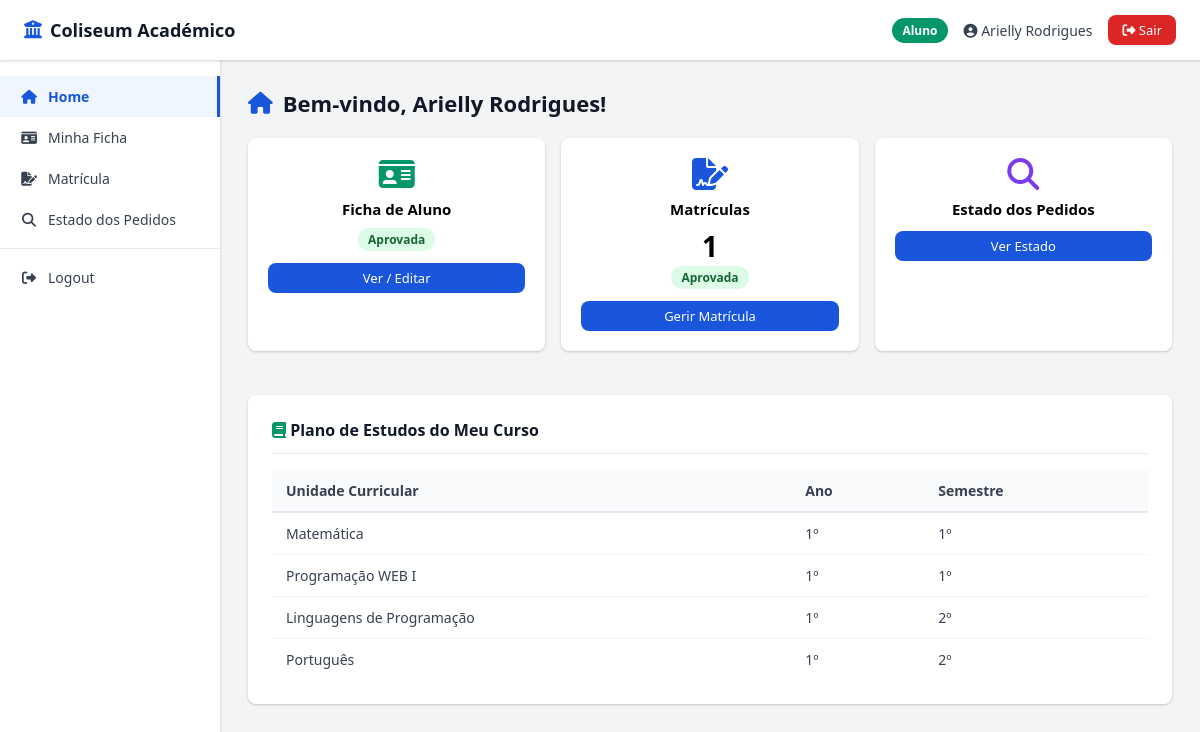
The page /aluno_dashboard.php (signed in) on the database its author committed.
### tables this page shows
CREATE TABLE `fichas_aluno` (
  `ID` int(11) NOT NULL,
  `user_id` int(11) NOT NULL,
  `nome` varchar(150) NOT NULL,
  `email` varchar(150) NOT NULL,
  `telefone` varchar(20) DEFAULT NULL,
  `data_nascimento` date DEFAULT NULL,
  `morada` varchar(255) DEFAULT NULL,
  `curso_id` int(11) NOT NULL,
  `foto` varchar(255) DEFAULT NULL,
  `estado` enum('rascunho','submetida','aprovada','rejeitada') NOT NULL DEFAULT 'rascunho',
  `observacoes` text DEFAULT NULL,
  `validado_por` int(11) DEFAULT NULL,
  `data_validacao` datetime DEFAULT NULL,
  `criado_em` datetime NOT NULL DEFAULT current_timestamp(),
  `atualizado_em` datetime NOT NULL DEFAULT current_timestamp() ON UPDATE current_timestamp()
);

CREATE TABLE `matriculas` (
  `ID` int(11) NOT NULL,
  `ficha_id` int(11) NOT NULL,
  `curso_id` int(11) NOT NULL,
  `ano_letivo` varchar(10) NOT NULL,
  `estado` enum('pendente','aprovada','rejeitada') NOT NULL DEFAULT 'pendente',
  `observacoes` text DEFAULT NULL,
  `aprovado_por` int(11) DEFAULT NULL,
  `data_decisao` datetime DEFAULT NULL,
  `criado_em` datetime NOT NULL DEFAULT current_timestamp()
);

CREATE TABLE `plano_estudos` (
  `ID` int(11) NOT NULL,
  `CURSOS` int(11) NOT NULL,
  `DISCIPLINA` int(11) NOT NULL,
  `ano` tinyint(1) NOT NULL DEFAULT 1,
  `semestre` tinyint(1) NOT NULL DEFAULT 1
);

CREATE TABLE `disciplinas` (
  `ID` int(11) NOT NULL,
  `Nome_disc` varchar(200) NOT NULL
);

### aluno_dashboard.php (the view, shortened to what this page needs)
<?php
require_once 'acessoBD.php';
require_once 'includes/layout.php';
$user_id = $_SESSION['user_id'];
$stmt = $pdo->prepare("SELECT fa.*, c.Nome AS curso FROM fichas_aluno fa JOIN cursos c ON fa.curso_id=c.ID WHERE fa.user_id=?");
$stmt->execute([$user_id]);
$ficha = $stmt->fetch();
$totalMatriculas = 0;
$matriculaEstado = null;
if ($ficha) {
  $m = $pdo->prepare("SELECT COUNT(*) FROM matriculas WHERE ficha_id=?");
  $m->execute([$ficha['ID']]);
  $totalMatriculas = $m->fetchColumn();
  $last = $pdo->prepare("SELECT estado FROM matriculas WHERE ficha_id=? ORDER BY criado_em DESC LIMIT 1");
  $last->execute([$ficha['ID']]);
  $matriculaEstado = $last->fetchColumn();
}
renderHeader('Dashboard Aluno', 3, $_SESSION['nome_display']);
?>
<h1 class="page-title">
  <i class="fa-solid fa-house"></i>
  Bem-vindo, <?= htmlspecialchars($_SESSION['nome_display']) ?>!
</h1>
<div class="dashboard-grid">
  <div class="card card-center">
    <i class="fa-solid fa-id-card icon-large <?= $ficha ? 'icon-ficha-ok' : 'icon-ficha-off' ?>"></i>
    <div class="card-title-text">Ficha de Aluno</div>
    <?php if ($ficha): ?>
      <span class="badge badge-<?= $ficha['estado'] ?>"><?= ucfirst($ficha['estado']) ?></span>
    <?php else: ?>
      <span class="badge badge-rascunho">Não criada</span>
    <?php endif; ?>
    <a href="ficha_aluno.php" class="btn btn-primary btn-sm btn-block">
      <?= $ficha ? 'Ver / Editar' : 'Criar Ficha' ?>
    </a>
  </div>
  <div class="card card-center">
    <i class="fa-solid fa-file-signature icon-large icon-matricula"></i>
    <div class="card-title-text">Matrículas</div>
    <div class="big-number"><?= $totalMatriculas ?></div>
    <?php if ($matriculaEstado): ?>
      <span class="badge badge-<?= $matriculaEstado ?>"><?= ucfirst($matriculaEstado) ?></span>
    <?php endif; ?>
    <a href="matricula_pedido.php" class="btn btn-primary btn-sm btn-block">Gerir Matrícula</a>
  </div>
  <div class="card card-center">
    <i class="fa-solid fa-magnifying-glass icon-large icon-estado"></i>
    <div class="card-title-text">Estado dos Pedidos</div>
    <a href="aluno_estado.php" class="btn btn-primary btn-sm btn-block">Ver Estado</a>
  </div>
</div>
<?php if ($ficha && $ficha['estado'] === 'aprovada'): ?>
  <div class="card">
    <div class="card-title">
      <i class="fa-solid fa-book" style="color:#059669;"></i> Plano de Estudos do Meu Curso
    </div>
    <?php
    $pe = $pdo->prepare("
      SELECT d.Nome_disc, pe.ano, pe.semestre
      FROM plano_estudos pe
      JOIN disciplinas d ON pe.DISCIPLINA=d.ID
      WHERE pe.CURSOS=?
      ORDER BY pe.ano, pe.semestre, d.Nome_disc
    ");
    $pe->execute([$ficha['curso_id']]);
    $ucs = $pe->fetchAll();
    ?>
    <?php if (empty($ucs)): ?>
      <p class="text-muted">Sem UC associadas ao curso.</p>
    <?php else: ?>
      <div class="table-wrap">
        <table>
          <tr>
            <th>Unidade Curricular</th>
            <th>Ano</th>
            <th>Semestre</th>
          </tr>
          <?php foreach ($ucs as $uc): ?>
            <tr>
              <td><?= htmlspecialchars($uc['Nome_disc']) ?></td>
              <td><?= $uc['ano'] ?>º</td>
              <td><?= $uc['semestre'] ?>º</td>
            </tr>
          <?php endforeach; ?>
        </table>
      </div>
    <?php endif; ?>
  </div>
<?php endif; ?>
<?php renderFooter(); ?>

### includes/layout.php (shortened to what this page needs)
<?php
function getMenuPorGrupo(int $grupo): array
{
  $menus = [
    1 => [
      ['href' => 'gestor_dashboard.php', 'icon' => 'fa-house', 'label' => 'Home'],
      ['href' => 'cursos.php', 'icon' => 'fa-graduation-cap', 'label' => 'Cursos'],
      ['href' => 'disciplinas.php', 'icon' => 'fa-book', 'label' => 'Disciplinas'],
      ['href' => 'planos_estudos.php', 'icon' => 'fa-list-check', 'label' => 'Plano de Estudos'],
      ['href' => 'fichas_validar.php', 'icon' => 'fa-id-card', 'label' => 'Fichas de Aluno'],
      ['href' => 'gerir_utilizadores.php', 'icon' => 'fa-users-gear', 'label' => 'Utilizadores'],
    ],
    2 => [
      ['href' => 'funcionario_dashboard.php', 'icon' => 'fa-house', 'label' => 'Home'],
      ['href' => 'matriculas_gerir.php', 'icon' => 'fa-file-signature', 'label' => 'Matrículas'],
      ['href' => 'pautas.php', 'icon' => 'fa-table-list', 'label' => 'Pautas'],
    ],
    3 => [
      ['href' => 'aluno_dashboard.php', 'icon' => 'fa-house', 'label' => 'Home'],
      ['href' => 'ficha_aluno.php', 'icon' => 'fa-id-card', 'label' => 'Minha Ficha'],
      ['href' => 'matricula_pedido.php', 'icon' => 'fa-file-signature', 'label' => 'Matrícula'],
      ['href' => 'aluno_estado.php', 'icon' => 'fa-magnifying-glass', 'label' => 'Estado dos Pedidos'],
    ],
  ];
  return $menus[$grupo] ?? [];
}
function renderHeader(string $titulo, int $grupo, string $user): void
{
  $menu = getMenuPorGrupo($grupo);
  $grupoNomes = [1 => 'Gestor Pedagógico', 2 => 'Serviços Académicos', 3 => 'Aluno'];
  $grupoNome = $grupoNomes[$grupo] ?? 'Utilizador';
  $grupoClass = ['', 'gestor', 'funcionario', 'aluno'][$grupo] ?? '';
  ?>
  <!DOCTYPE html>
  <html lang="pt">
  <head>
    <link rel="stylesheet" href="https://cdnjs.cloudflare.com/ajax/libs/font-awesome/6.5.0/css/all.min.css">
  </head>
  <body>
    <nav class="topbar">
      <a class="topbar-brand"
        href="<?= $grupo == 1 ? 'gestor_dashboard.php' : ($grupo == 2 ? 'funcionario_dashboard.php' : 'aluno_dashboard.php') ?>">
        <i class="fa-solid fa-university"></i> Coliseum Académico
      </a>
      <div class="topbar-right">
        <span class="badge-grupo <?= $grupoClass ?>"><?= $grupoNome ?></span>
        <span class="user-name"><i class="fa-solid fa-circle-user"></i> <?= htmlspecialchars($user) ?></span>
        <a class="btn-logout" href="logout.php"><i class="fa-solid fa-right-from-bracket"></i> Sair</a>
      </div>
    </nav>
    <div class="layout">
      <aside class="sidebar">
        <?php
        $currentFile = basename($_SERVER['PHP_SELF']);
        foreach ($menu as $item):
          $isActive = ($currentFile === $item['href']) ? 'active' : '';
          ?>
          <a href="<?= $item['href'] ?>" class="<?= $isActive ?>">
            <i class="fa-solid <?= $item['icon'] ?>"></i> <?= $item['label'] ?>
          </a>
        <?php endforeach; ?>
        <hr class="sidebar-sep">
        <a href="logout.php"><i class="fa-solid fa-right-from-bracket"></i> Logout</a>
      </aside>
      <main class="main">
        <?php
}
function renderFooter(): void
{
  ?>
      </main>
    </div>
  </body>
  </html>
  <?php
}

### includes/layout.php (style rules this page uses)
:root { --primary: #1a56db; --primary-d: #1540a8; --gestor: #7c3aed; --funcionario: #0891b2; --aluno: #059669; --danger: #dc2626; --warning: #d97706; --success: #16a34a; --gray-50: #f9fafb; --gray-100: #f3f4f6; --gray-200: #e5e7eb; --gray-500: #6b7280; --gray-700: #374151; --gray-900: #111827; --radius: 8px; --shadow: 0 1px 3px rgba(0, 0, 0, .12), 0 1px 2px rgba(0, 0, 0, .08); }
* { margin: 0; padding: 0; box-sizing: border-box; font-family: 'Segoe UI', Arial, sans-serif; }
body { background: var(--gray-100); min-height: 100vh; display: flex; flex-direction: column; }
.topbar { background: white; padding: 0 24px; height: 60px; display: flex; align-items: center; justify-content: space-between; box-shadow: var(--shadow); position: sticky; top: 0; z-index: 100; }
.topbar-brand { font-weight: 700; font-size: 18px; color: var(--gray-900); text-decoration: none; display: flex; align-items: center; gap: 8px; }
.topbar-brand i { color: var(--primary); }
.topbar-right { display: flex; align-items: center; gap: 16px; }
.badge-grupo { padding: 4px 10px; border-radius: 20px; font-size: 12px; font-weight: 600; color: white; }
.badge-grupo.aluno { background: var(--aluno); }
.user-name { font-size: 14px; color: var(--gray-700); font-weight: 500; }
.btn-logout { background: var(--danger); color: white; padding: 6px 14px; border-radius: var(--radius); text-decoration: none; font-size: 13px; }
.layout { display: flex; flex: 1; }
.sidebar { width: 220px; background: white; box-shadow: var(--shadow); padding: 16px 0; flex-shrink: 0; }
.sidebar a { display: flex; align-items: center; gap: 10px; padding: 11px 20px; color: var(--gray-700); text-decoration: none; font-size: 14px; transition: .15s; }
.sidebar a.active { background: #eff6ff; color: var(--primary); font-weight: 600; border-right: 3px solid var(--primary); }
.sidebar a i { width: 18px; text-align: center; }
.sidebar-sep { border: none; border-top: 1px solid var(--gray-200); margin: 8px 0; }
.main { flex: 1; padding: 28px; overflow-x: auto; }
.page-title { font-size: 22px; font-weight: 700; color: var(--gray-900); margin-bottom: 20px; display: flex; align-items: center; gap: 10px; }
.page-title i { color: var(--primary); }
.card { background: white; border-radius: var(--radius); padding: 24px; box-shadow: var(--shadow); margin-bottom: 20px; }
.card-title { font-size: 16px; font-weight: 600; color: var(--gray-900); margin-bottom: 16px; padding-bottom: 12px; border-bottom: 1px solid var(--gray-200); }
.btn { display: inline-flex; align-items: center; gap: 7px; padding: 9px 18px; border-radius: var(--radius); font-size: 14px; font-weight: 500; cursor: pointer; text-decoration: none; border: none; transition: .2s; }
.btn-primary { background: var(--primary); color: white; }
.btn-sm { padding: 6px 12px; font-size: 13px; }
.table-wrap { overflow-x: auto; }
table { width: 100%; border-collapse: collapse; }
th, td { padding: 11px 14px; text-align: left; font-size: 14px; }
th { background: var(--gray-50); font-weight: 600; color: var(--gray-700); border-bottom: 2px solid var(--gray-200); }
td { border-bottom: 1px solid var(--gray-100); color: var(--gray-700); }
tr:last-child td { border-bottom: none; }
.badge { display: inline-block; padding: 3px 10px; border-radius: 20px; font-size: 12px; font-weight: 600; }
.badge-aprovada, .badge-aprovado { background: #dcfce7; color: #166534; }

### aluno_dashboard.php (style rules this page uses)
.dashboard-grid { display: grid; grid-template-columns: repeat(auto-fit, minmax(180px, 1fr)); gap: 16px; margin-bottom: 24px; }
.card-center { text-align: center; padding: 20px; }
.icon-large { font-size: 32px; }
.icon-ficha-ok { color: #059669; }
.icon-matricula { color: #1a56db; }
.icon-estado { color: #7c3aed; }
.card-title-text { margin: 8px 0; font-weight: 700; font-size: 15px; }
.big-number { font-size: 28px; font-weight: 700; }
.btn-block { margin-top: 12px; display: block; }

### rows shown on the page
fichas_aluno: estado "Aprovada"
matriculas: estado "Aprovada"
plano_estudos: DISCIPLINA.Nome_disc "Matemática", ano "1", semestre "1"
plano_estudos: DISCIPLINA.Nome_disc "Programação WEB I", ano "1", semestre "1"
plano_estudos: DISCIPLINA.Nome_disc "Linguagens de Programação", ano "1", semestre "2"
plano_estudos: DISCIPLINA.Nome_disc "Português", ano "1", semestre "2"

### other values the page prints
$grupoNome "Aluno"
$user "Arielly Rodrigues"
$item['label'] "Home"
$item['label'] "Minha Ficha"
$item['label'] "Matrícula"
$item['label'] "Estado dos Pedidos"
$_SESSION['nome_display'] "Arielly Rodrigues"
$totalMatriculas "1"
